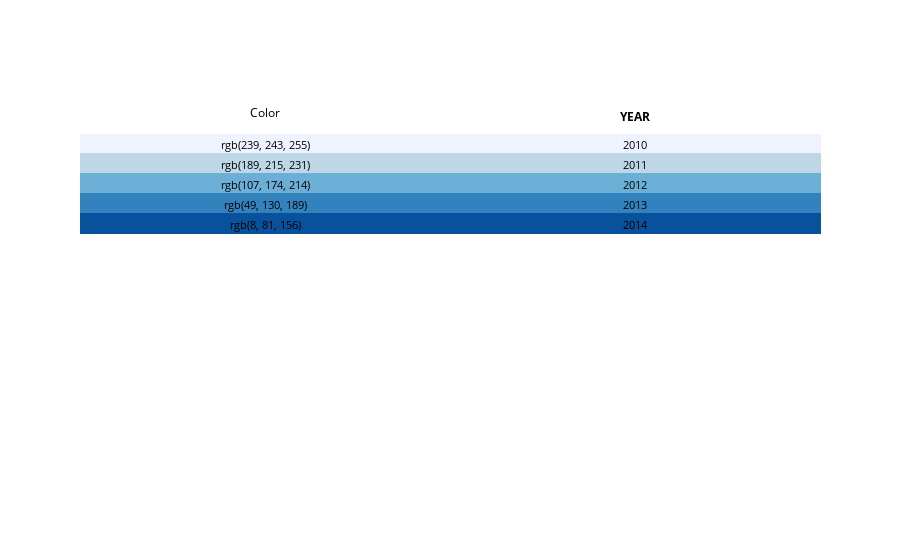

Write notebook code for a chart like this one.
### Markdown cell above
<h4 id="Row-Color-Based-on-Variable">Row Color Based on Variable<a class="anchor-link" href="#Row-Color-Based-on-Variable">¶</a></h4>

### Code cell
import plotly.graph_objects as go

import pandas as pd

colors = ['rgb(239, 243, 255)', 'rgb(189, 215, 231)', 'rgb(107, 174, 214)',
          'rgb(49, 130, 189)', 'rgb(8, 81, 156)']
data = {'Year' : [2010, 2011, 2012, 2013, 2014], 'Color' : colors}
df = pd.DataFrame(data)

fig = go.Figure(data=[go.Table(
  header=dict(
    values=["Color", "<b>YEAR</b>"],
    line_color='white', fill_color='white',
    align='center', font=dict(color='black', size=12)
  ),
  cells=dict(
    values=[df.Color, df.Year],
    line_color=[df.Color], fill_color=[df.Color],
    align='center', font=dict(color='black', size=11)
  ))
])

fig.show()

### Figure 1 — Plotly figure (JSON) as saved in the notebook; plotly's stock layout.template omitted (floating-point values rounded to 4 significant figures)
{"data": [{"cells": {"align": "center", "fill": {"color": [["rgb(239, 243, 255)", "rgb(189, 215, 231)", "rgb(107, 174, 214)", "rgb(49, 130, 189)", "rgb(8, 81, 156)"]]}, "font": {"color": "black", "size": 11}, "line": {"color": [["rgb(239, 243, 255)", "rgb(189, 215, 231)", "rgb(107, 174, 214)", "rgb(49, 130, 189)", "rgb(8, 81, 156)"]]}, "values": [["rgb(239, 243, 255)", "rgb(189, 215, 231)", "rgb(107, 174, 214)", "rgb(49, 130, 189)", "rgb(8, 81, 156)"], [2010, 2011, 2012, 2013, 2014]]}, "header": {"align": "center", "fill": {"color": "white"}, "font": {"color": "black", "size": 12}, "line": {"color": "white"}, "values": ["Color", "<b>YEAR</b>"]}, "type": "table"}], "layout": {}}
